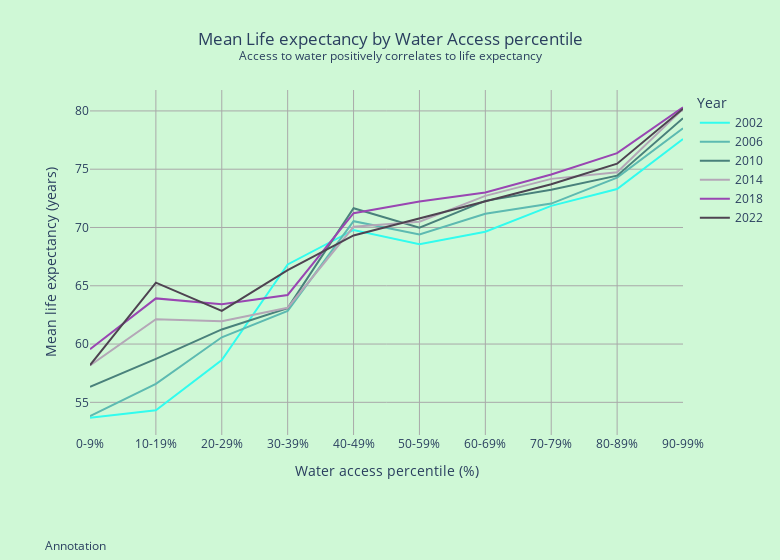

Notebook code for this chart:
### Code cell
df_cleaned['Water'] = pd.to_numeric(df_cleaned['Water'], errors='coerce')

# Bin 'Water' access into percentiles (every 10th percentile)
bins = np.arange(0, 101, 10)  # bins from 0 to 100 by 10
labels = [f'{i}-{i+9}%' for i in range(0, 100, 10)]  # labels for bins

df_cleaned['Water_Percentile'] = pd.cut(df_cleaned['Water'], bins=bins, labels=labels, include_lowest=True)

# Group by 'Year' and 'Water_Percentile', and calculate mean 'Life'
agg_data_by_year_percentile = df_cleaned.groupby(['Year', 'Water_Percentile'], observed=True)['Life'].mean().reset_index()

# Define custom colors for each year
custom_colors = {
    2002: '#31fcee',
    2006: '#5dbab1',
    2010: '#49817b',
    2014: '#b4a7b7',
    2018: '#9946b2',
    2022: '#4e4351'
}

# Plotting with Plotly Express
fig = px.line(agg_data_by_year_percentile, x='Water_Percentile', y='Life', color='Year',
              color_discrete_map=custom_colors,
              custom_data=['Year'],
              labels={'Life': 'Mean Life Expectancy', 'Water_Percentile': 'Water Access Percentile'})

fig.update_layout(
    title='Mean Life expectancy by Water Access percentile<br><sup>Access to water positively correlates to life expectancy</sup>', 
    title_x=0.5,
    plot_bgcolor='#cff8d6',
    paper_bgcolor='#cff8d6',
    margin={'l': 90, 'b': 125, 'r': 50, 't': 90},
    xaxis=dict(title='Water access percentile (%)',
               gridcolor='darkgrey',
               gridwidth=1,
               zeroline=False),   
    yaxis=dict(title='Mean life expectancy (years)',
               gridcolor='darkgrey',
               gridwidth=1,
               zeroline=False),
    width=780
)

for trace in fig.data:
    trace.hovertemplate = "<b>%{customdata[0]}</b><br>" + \
                          "Water access percentile: %{x}<br>" + \
                          "Mean life expectancy: %{y} years<br>" + \
                          "<extra></extra>"

fig.add_annotation(x=-0.08, y=-0.35,
                   showarrow=False,
                   xref='paper', yref='paper',
                   xanchor='left', yanchor='bottom',
                   align='left',
                   text='Annotation')

fig.show()

### Figure 1 — Plotly figure (JSON) as saved in the notebook; plotly's stock layout.template omitted (floating-point values rounded to 4 significant figures)
{"data": [{"customdata": [[2002], [2002], [2002], [2002], [2002], [2002], [2002], [2002], [2002], [2002]], "hovertemplate": "<b>%{customdata[0]}</b><br>Water access percentile: %{x}<br>Mean life expectancy: %{y} years<br><extra></extra>", "legendgroup": "2002", "line": {"color": "#31fcee", "dash": "solid"}, "marker": {"symbol": "circle"}, "mode": "lines", "name": "2002", "orientation": "v", "showlegend": true, "type": "scatter", "x": ["0-9%", "10-19%", "20-29%", "30-39%", "40-49%", "50-59%", "60-69%", "70-79%", "80-89%", "90-99%"], "xaxis": "x", "y": [53.68, 54.33, 58.63, 66.83, 69.79, 68.56, 69.63, 71.86, 73.3, 77.59], "yaxis": "y"}, {"customdata": [[2006], [2006], [2006], [2006], [2006], [2006], [2006], [2006], [2006], [2006]], "hovertemplate": "<b>%{customdata[0]}</b><br>Water access percentile: %{x}<br>Mean life expectancy: %{y} years<br><extra></extra>", "legendgroup": "2006", "line": {"color": "#5dbab1", "dash": "solid"}, "marker": {"symbol": "circle"}, "mode": "lines", "name": "2006", "orientation": "v", "showlegend": true, "type": "scatter", "x": ["0-9%", "10-19%", "20-29%", "30-39%", "40-49%", "50-59%", "60-69%", "70-79%", "80-89%", "90-99%"], "xaxis": "x", "y": [53.81, 56.59, 60.58, 62.84, 70.54, 69.4, 71.18, 72.05, 74.28, 78.52], "yaxis": "y"}, {"customdata": [[2010], [2010], [2010], [2010], [2010], [2010], [2010], [2010], [2010], [2010]], "hovertemplate": "<b>%{customdata[0]}</b><br>Water access percentile: %{x}<br>Mean life expectancy: %{y} years<br><extra></extra>", "legendgroup": "2010", "line": {"color": "#49817b", "dash": "solid"}, "marker": {"symbol": "circle"}, "mode": "lines", "name": "2010", "orientation": "v", "showlegend": true, "type": "scatter", "x": ["0-9%", "10-19%", "20-29%", "30-39%", "40-49%", "50-59%", "60-69%", "70-79%", "80-89%", "90-99%"], "xaxis": "x", "y": [56.34, 58.73, 61.25, 63.08, 71.65, 69.98, 72.28, 73.23, 74.45, 79.37], "yaxis": "y"}, {"customdata": [[2014], [2014], [2014], [2014], [2014], [2014], [2014], [2014], [2014], [2014]], "hovertemplate": "<b>%{customdata[0]}</b><br>Water access percentile: %{x}<br>Mean life expectancy: %{y} years<br><extra></extra>", "legendgroup": "2014", "line": {"color": "#b4a7b7", "dash": "solid"}, "marker": {"symbol": "circle"}, "mode": "lines", "name": "2014", "orientation": "v", "showlegend": true, "type": "scatter", "x": ["0-9%", "10-19%", "20-29%", "30-39%", "40-49%", "50-59%", "60-69%", "70-79%", "80-89%", "90-99%"], "xaxis": "x", "y": [58.16, 62.13, 61.95, 63.12, 70.06, 70.5, 72.71, 74.17, 74.73, 80.18], "yaxis": "y"}, {"customdata": [[2018], [2018], [2018], [2018], [2018], [2018], [2018], [2018], [2018], [2018]], "hovertemplate": "<b>%{customdata[0]}</b><br>Water access percentile: %{x}<br>Mean life expectancy: %{y} years<br><extra></extra>", "legendgroup": "2018", "line": {"color": "#9946b2", "dash": "solid"}, "marker": {"symbol": "circle"}, "mode": "lines", "name": "2018", "orientation": "v", "showlegend": true, "type": "scatter", "x": ["0-9%", "10-19%", "20-29%", "30-39%", "40-49%", "50-59%", "60-69%", "70-79%", "80-89%", "90-99%"], "xaxis": "x", "y": [59.55, 63.92, 63.41, 64.21, 71.22, 72.22, 73.01, 74.55, 76.38, 80.32], "yaxis": "y"}, {"customdata": [[2022], [2022], [2022], [2022], [2022], [2022], [2022], [2022], [2022], [2022]], "hovertemplate": "<b>%{customdata[0]}</b><br>Water access percentile: %{x}<br>Mean life expectancy: %{y} years<br><extra></extra>", "legendgroup": "2022", "line": {"color": "#4e4351", "dash": "solid"}, "marker": {"symbol": "circle"}, "mode": "lines", "name": "2022", "orientation": "v", "showlegend": true, "type": "scatter", "x": ["0-9%", "10-19%", "20-29%", "30-39%", "40-49%", "50-59%", "60-69%", "70-79%", "80-89%", "90-99%"], "xaxis": "x", "y": [58.18, 65.27, 62.84, 66.34, 69.32, 70.77, 72.21, 73.71, 75.47, 80.19], "yaxis": "y"}], "layout": {"annotations": [{"align": "left", "showarrow": false, "text": "Annotation", "x": -0.08, "xanchor": "left", "xref": "paper", "y": -0.35, "yanchor": "bottom", "yref": "paper"}], "legend": {"title": {"text": "Year"}, "tracegroupgap": 0}, "margin": {"b": 125, "l": 90, "r": 50, "t": 90}, "paper_bgcolor": "#cff8d6", "plot_bgcolor": "#cff8d6", "title": {"text": "Mean Life expectancy by Water Access percentile<br><sup>Access to water positively correlates to life expectancy</sup>", "x": 0.5}, "width": 780, "xaxis": {"anchor": "y", "domain": [0, 1], "gridcolor": "darkgrey", "gridwidth": 1, "title": {"text": "Water access percentile (%)"}, "zeroline": false}, "yaxis": {"anchor": "x", "domain": [0, 1], "gridcolor": "darkgrey", "gridwidth": 1, "title": {"text": "Mean life expectancy (years)"}, "zeroline": false}}}
